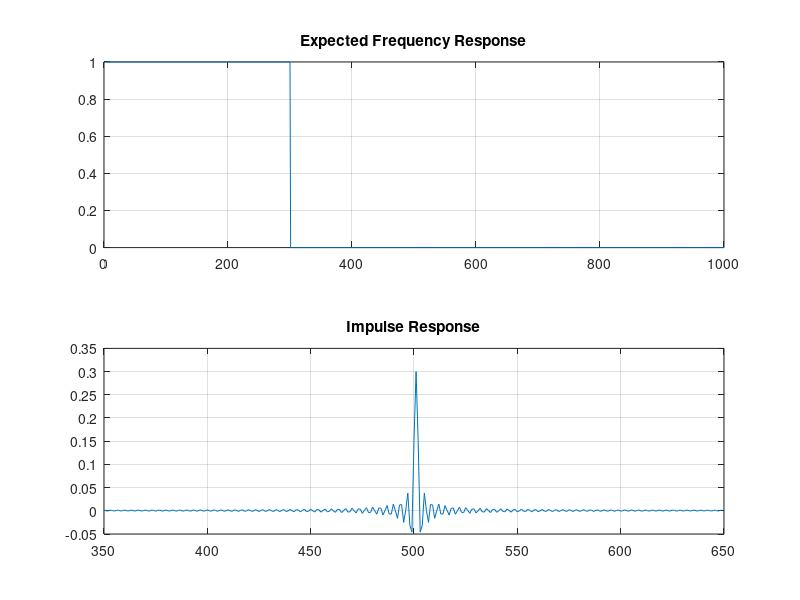
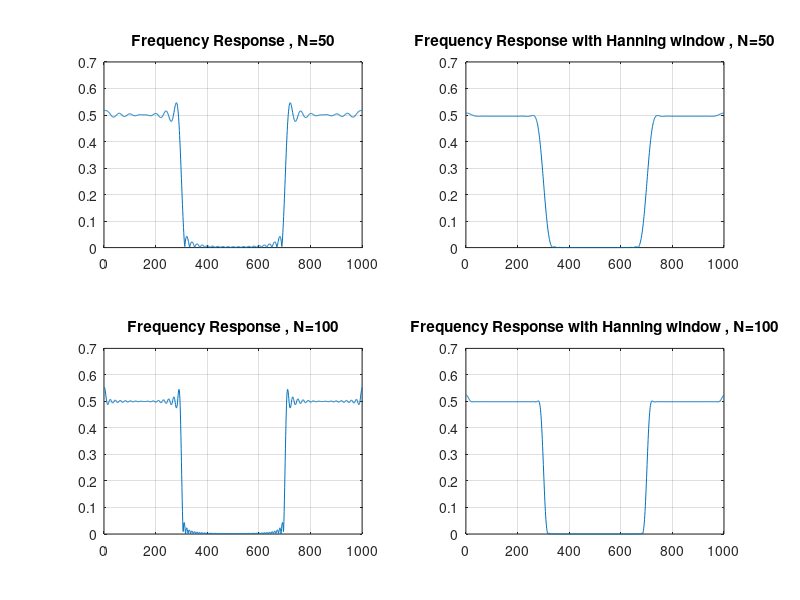

MATLAB code to generate these figures, in order:
clear, clc, close all
fs = 1000;
ts = 0:1/fs:1-1/fs;
N = length(ts);

x =zeros(N,1);
x(1:300)=1;
% ОДПФ(IDFT)
y = real(ifftshift(ifft(x))); 

subplot(2,1,1);
plot(x), grid on, title('Expected Frequency Response')

subplot(2,1,2)
plot(N/2-150:N/2+150-1,y(N/2-150:N/2+150-1)), grid on , title('Impulse Response')

a = zeros(N,1);
a(1) = 1;
figure

Nf1 = 50;
af1 = filter(y(N/2-Nf1/2:N/2+Nf1/2-1),1,a);
af2 = filter(y(N/2-Nf1/2:N/2+Nf1/2-1).*hanning(Nf1),1,a);

subplot(2,2,1)
plot(abs(fft(af1))), grid on ,title('Frequency Response , N=50')
subplot(2,2,2)
plot(abs(fft(af2))), grid on ,title('Frequency Response with Hanning window , N=50')

Nf2 = 100;
af3 = filter(y(N/2-Nf2/2:N/2+Nf2/2-1),1,a);
af4 = filter(y(N/2-Nf2/2:N/2+Nf2/2-1).*hanning(Nf2),1,a);

subplot(2,2,3)
plot(abs(fft(af3))), grid on ,title('Frequency Response , N=100')
subplot(2,2,4)
plot(abs(fft(af4))), grid on ,title('Frequency Response with Hanning window , N=100')
